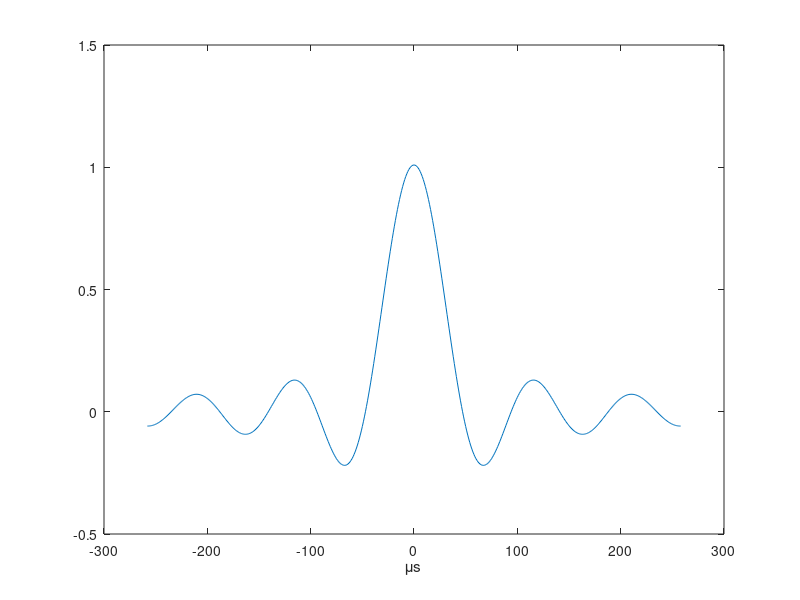
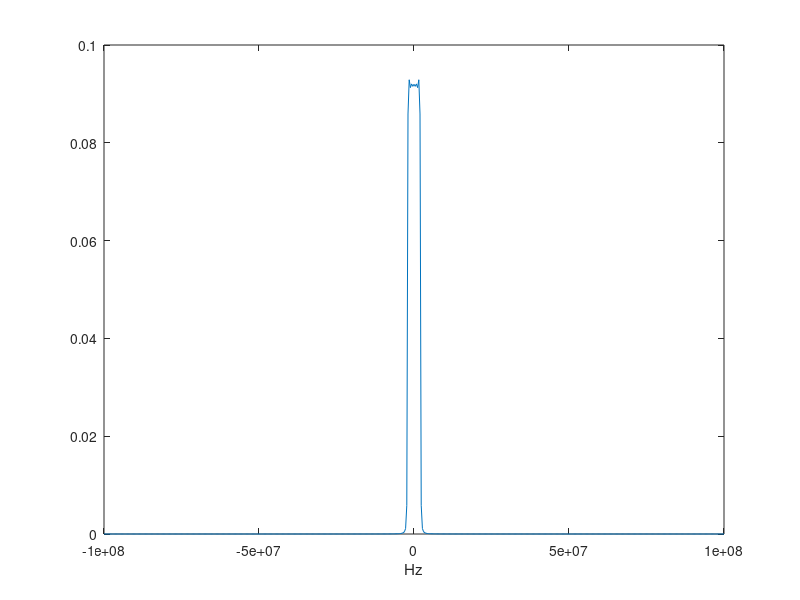

The MATLAB script that drew these images, in order: (Note: this script raises an error after producing the figures.)
% Baseband modulation

% Timing sync
sync_size = 100;
r = rand(1, sync_size);
time_sync = transpose(round(r));

% Equalizer
pilot_size = 50;
pilot = transpose(round(rand(1, pilot_size)));
period_pilot = 500;

% Parameters
sign_len = 1440;
t_constr = 400e-6; 
% LL = 1440 + sync_size; % Total number of bits 
LL = sign_len + sync_size + pilot_size*ceil(sign_len/period_pilot); % Total number of bits 
fs = 200e6;    % Sampled frequency of the signal
T =  t_constr/LL;    % Period of a symbol (400μs and Passband signal 2 bits per symbol and 1440 bits to transmit)
ov_samp = floor(fs*T);   % Over-sampling factor (Sampling frequency/symbol rate)
N = 11; % Length of filter in symbol periods.
Ns = floor(N*ov_samp); % Number of filter samples
t_pulse = -floor(Ns/2):floor(Ns/2);   % Pulse time vector
pulse = sinc(t_pulse/ov_samp);   % sinc pulse
pulse = transpose(pulse)/norm(pulse)/sqrt(1/ov_samp);


% Show pulse plot and frequency plot
figure;
plot(t_pulse, pulse);
xlabel('μs');
F_pulse = fftshift(fft(pulse));           
len = length(t_pulse);
fr = linspace(-0.5, 0.5, len)*fs;
figure;

plot(fr, abs(F_pulse/len));
xlabel('Hz');


% image's bits
bits = reshape(cdata, size(cdata,1) * size(cdata,2), 1);
bits_original = reshape(cdata, size(cdata,1) * size(cdata,2), 1);

% Insert pilots
% Allocate the array suggested by MATLAB
num_pilot = ceil(sign_len/period_pilot);
appended = zeros(sign_len + pilot_size*num_pilot, 1);
ind = 1;
for i = 1:(period_pilot+pilot_size):length(appended)
    end_index_bits = min(ind + period_pilot - 1, sign_len);
    end_index_app = min(pilot_size + i + period_pilot - 1, length(appended));
    appended(i : pilot_size+i-1) = pilot;
    appended(pilot_size+i : end_index_app) = bits(ind : end_index_bits);
    ind = ind + period_pilot;
end
bits = appended;
% append timing recovery sequence
bits = [time_sync; bits];


% Map bits to -1 and +1
xI = 2 * bits - 1; 
xQ = zeros([LL,1]); 

% Upsample to match pulse 
xI_up = upsample(xI,ov_samp);
xQ_up = upsample(xQ,ov_samp);

xI_con = conv(xI_up, pulse,'same'); % Shape I component
xQ_con = conv(xQ_up, pulse,'same'); % Shape Q component

% Combine I and Q to create complex baseband signal
xt = xI_con + 1j * xQ_con;

% Scale xt to ensure |xI(t)| < 1 and |xQ(t)| < 1
max_x = max(abs([real(xt); imag(xt)]));
xt = xt / max_x;



%NEW

transmitsignal = xt;
save('transmitsignal.mat', 'transmitsignal');
